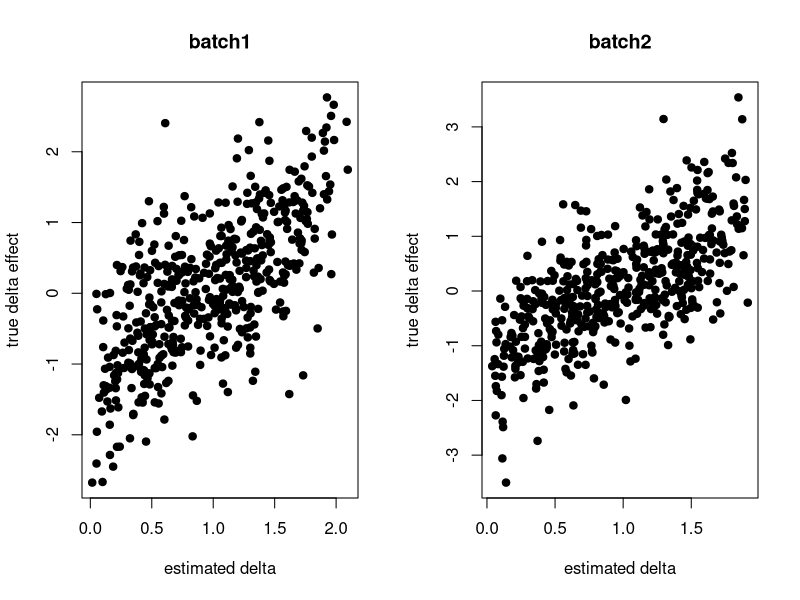
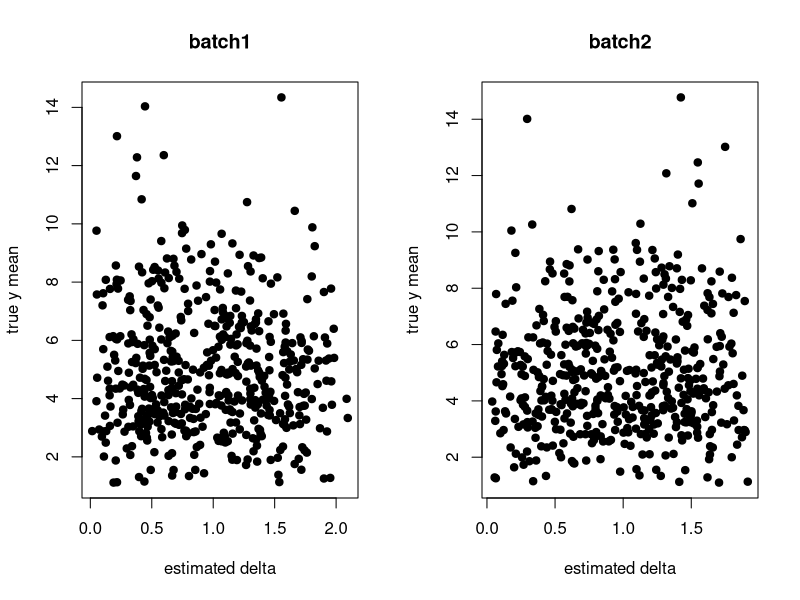
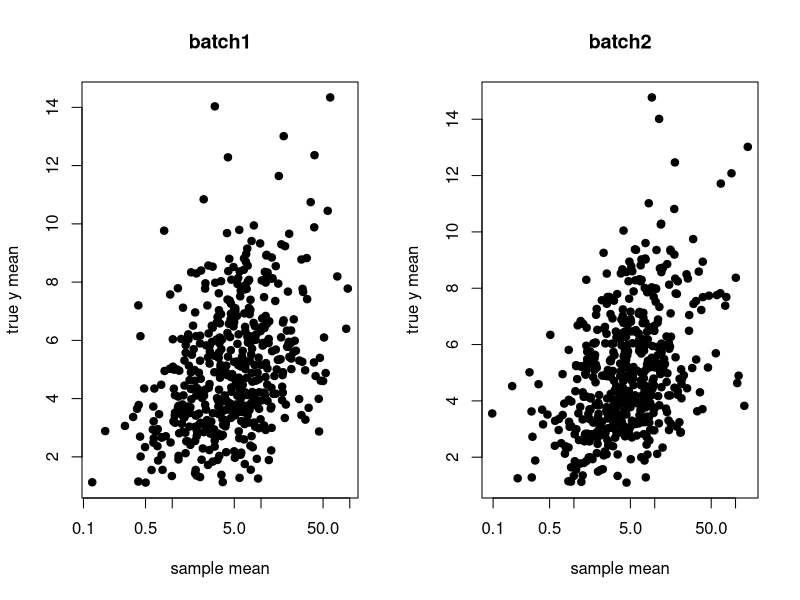
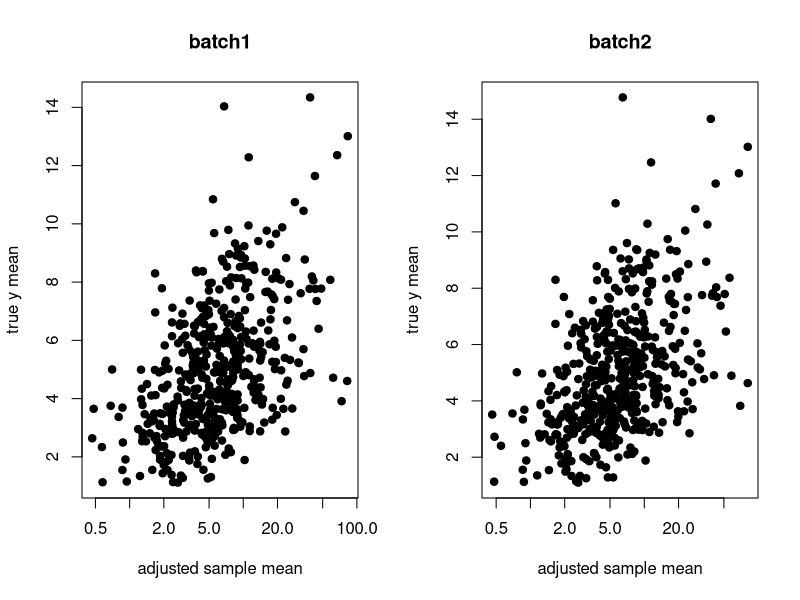
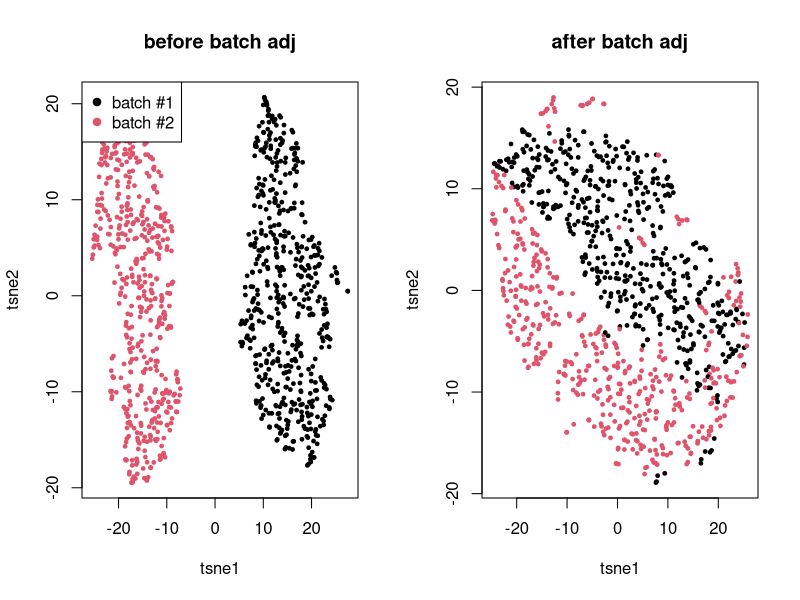

Write the R code that produced these figures, in order.
## ---- chunk 1
set.seed(1331)

m <- 500 # genes
n <- 1000 # cells
nb <- 2 # batches

## 1. batch membership
X <- matrix(0, n, nb)
batch <- sample(nb, n, replace = TRUE)
for(b in 1:nb){
    X[batch == b, b] <- 1
}

## 2. batch effects
W.true <- matrix(rnorm(m*nb), m, nb)
ln.delta <- apply(W.true %*% t(X), 2, scale)

## 3. true effects
K <- 5
.beta <- matrix(rgamma(m * K, 1), m, K)
.theta <- matrix(rgamma(n * K, 1), n, K)
lambda.true <- .beta %*% t(.theta)

lambda <- lambda.true * exp(ln.delta)
yy <- apply(lambda, 2, function(l) sapply(l, rpois, n=1))
oo <- order(apply(t(.theta), 2, which.max))
## ---- chunk 2
## 1. project
K <- 5
R <- matrix(rnorm(m * K), K, m)
Q.raw <- R %*% yy # K x n
## ---- chunk 3
cor(t(Q.raw), X)
## ---- chunk 4
## 2. regress out
##
##  X theta = X inv(X'X) X' Y
##          = U D V' V inv(D^2) V' (U D V')' Y
##          = U inv(D) V' V D U' Y
##          = U U' Y

x.svd <- svd(X)
U <- x.svd$u
U.t <- t(x.svd$u)

Q.t <- t(Q.raw)
Q.t <- Q.t - U %*% U.t %*% Q.t
Q <- t(Q.t)
## ---- chunk 5
cor(Q.t, X)
## ---- chunk 6
q.svd <- svd(Q)

## 3. sorting
B <- (sign(q.svd$v) + 1)/2
ss <- apply(sweep(B, 2, 2^(seq(0,K-1)), `*`), 1, sum) + 1
## ---- chunk 7
feat.dn <- apply(Q, 2, function(x) x / sqrt(sum(x^2)))
knn <- 3
d <- nrow(feat.dn)

library(RcppAnnoy)
## a. construct dictionary for each batch
dict.list <- lapply(sort(unique(batch)),
                    function(b) { new(AnnoyAngular, d) })

for(j in 1:length(batch)){
    b <- batch[j]
    dict.list[[b]]$addItem(j, feat.dn[,j])
}

for(dd in dict.list){
    dd$build(50)
}

## b. a simplified routine to retrieve and estimate counterfactual y
.counterfactual <- function(j){
    v <- feat.dn[,j]

    nn <- c()
    dd <- c()

    for(k in 1:nb){
        if(k == batch[j]) next
        .nn <- dict.list[[k]]$getNNsByVector(v, knn)
        .dd <- apply(feat.dn[, .nn], 2, function(u) sum((u - v)^2))
        nn <- c(nn, .nn)
        dd <- c(dd, .dd)
    }

    w <- exp(-(dd - max(dd)))
    w <- w/sum(w)

    yy[, nn, drop = FALSE] %*% matrix(w, ncol=1)
}
## ---- chunk 8
ngene <- nrow(yy)
nbatch <- ncol(X)
nsample <- max(ss)

.delta.db <- matrix(1, ngene, nbatch)       # gene x batch effects
.delta.num.db <- matrix(0, ngene, nbatch)    # gene x batch numerators
.delta.denom.db <- matrix(0, ngene, nbatch)  # gene x batch denominators

.prob.bs <- matrix(0, nbatch, nsample)      # batch x sample probabilities
.size.bs <- matrix(0, nbatch, nsample)      # batch x sample freq
.ybar.ds <- matrix(0, ngene, nsample)       # gene x sample observed average
.zbar.ds <- matrix(0, ngene, nsample)       # gene x sample imputed average
.mu.ds <- matrix(1, ngene, nsample)         # gene x sample adjusted average

## Precalculate some statistics
for(s in 1:nsample){
    if(sum(ss == s) < 1) next

    .yy <- yy[, ss == s, drop = FALSE]
    .zz <- do.call(cbind, lapply(which(ss == s), .counterfactual))

    .ybar.ds[,s] <- apply(.yy, 1, mean)
    .zbar.ds[,s] <- apply(.zz, 1, mean)
    .prob.bs[,s] <- colMeans(X[ss == s, ])
    .size.bs[,s] <- colSums(X[ss == s, ])

    .y.dsb <- yy[, ss == s, drop = FALSE] %*% X[ss == s, , drop = FALSE]
    .delta.num.db <- .delta.num.db + .y.dsb
}

.gamma.ds <- matrix(1, ngene, nsample)

for(iter in 1:100){
    .mu.ds <- (.ybar.ds + .zbar.ds) / (.delta.db %*% .prob.bs + .gamma.ds + 1e-8)
    .gamma.ds <- .zbar.ds / (.mu.ds + 1e-8)
    .delta.db <- .delta.num.db / (.mu.ds %*% t(.size.bs) + 1e-8)
}
## ---- chunk 9
par(mfrow=c(1,2))
plot(.delta.db[,1], W.true[,1], pch=19, xlab="estimated delta", ylab="true delta effect", main="batch1")
plot(.delta.db[,2], W.true[,2], pch=19, xlab="estimated delta", ylab="true delta effect", main="batch2")
## ---- chunk 10
y.true <- sweep(lambda.true %*% X, 2, colSums(X), `/`)
par(mfrow=c(1,2))
plot(.delta.db[,1], y.true[,1], pch=19, xlab="estimated delta", ylab="true y mean", main="batch1")
plot(.delta.db[,2], y.true[,2], pch=19, xlab="estimated delta", ylab="true y mean", main="batch2")
## ---- chunk 11
ybar <- sweep(yy %*% X, 2, colSums(X), `/`)
par(mfrow=c(1,2))
plot(ybar[,1], y.true[,1], pch=19, xlab="sample mean", ylab="true y mean", log="x", main="batch1")
plot(ybar[,2], y.true[,2], pch=19, xlab="sample mean", ylab="true y mean", log="x", main="batch2")
## ---- chunk 12
ybar.adj <- sweep((yy / .delta.db[, batch]) %*% X, 2, colSums(X), `/`)
par(mfrow=c(1,2))
plot(ybar.adj[,1], y.true[,1], pch=19, xlab="adjusted sample mean", ylab="true y mean", log="x", main="batch1")
plot(ybar.adj[,2], y.true[,2], pch=19, xlab="adjusted sample mean", ylab="true y mean", log="x", main="batch2")
## ---- chunk 13
par(mfrow=c(1,2))
.tsne <- Rtsne::Rtsne(log(1 + t(yy)), num_threads=4)$Y
plot(.tsne[,1], .tsne[,2], col=batch, pch=19, cex=.5, main="before batch adj",
     xlab = "tsne1", ylab = "tsne2")
legend("topleft", c("batch #1", "batch #2"), col=1:2, pch=19)
.tsne <- Rtsne::Rtsne(log(1 + t(yy/.delta.db[,batch])), num_threads=4)$Y
plot(.tsne[,1], .tsne[,2], col=batch, pch=19, cex=.5, main="after batch adj",
     xlab = "tsne1", ylab = "tsne2")
